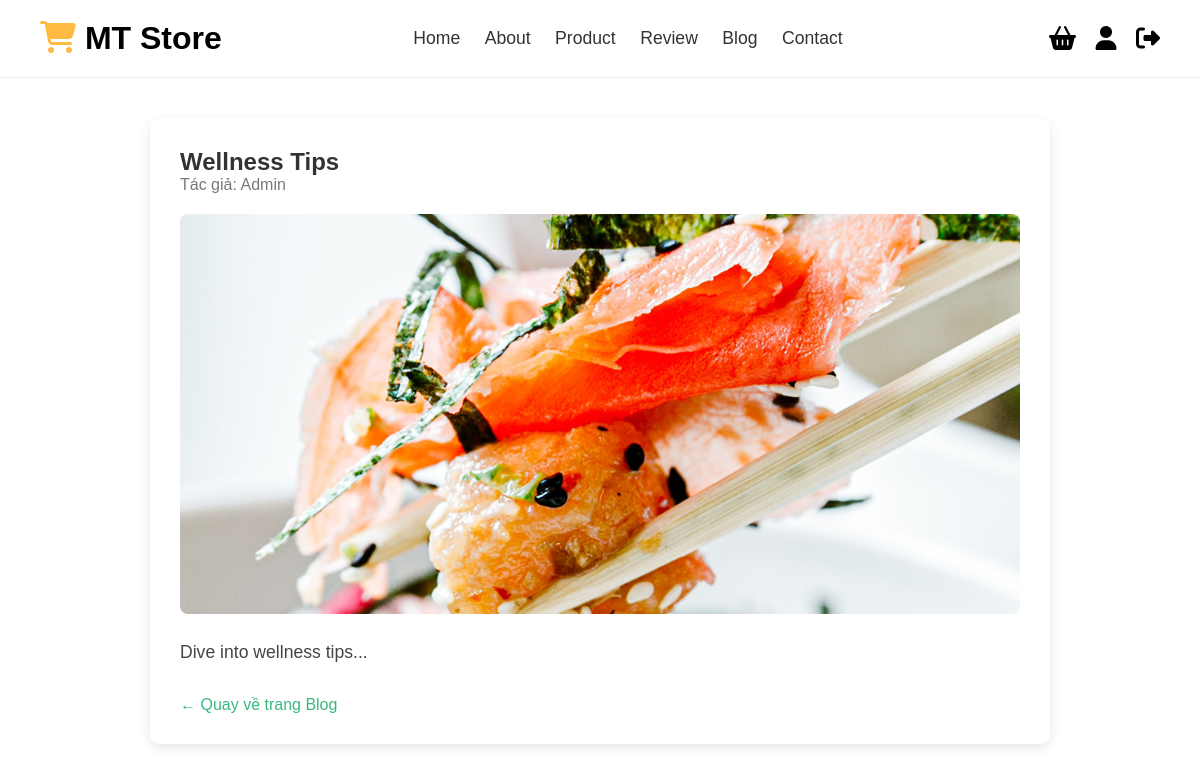
Page /font-end/blog_detail.php?id=2 on the committed database.
### tables this page shows
CREATE TABLE `blogs` (
  `blog_id` int(11) NOT NULL,
  `title` varchar(255) DEFAULT NULL,
  `content` text DEFAULT NULL,
  `author` varchar(100) DEFAULT NULL,
  `image` varchar(255) DEFAULT NULL
);

### font-end/blog_detail.php (the view, shortened to what this page needs)
<?php
include 'db.php';
$blog_id = $_GET['id'] ?? 0;
$stmt = $conn->prepare("SELECT * FROM blogs WHERE blog_id = ?");
$stmt->bind_param("i", $blog_id);
$stmt->execute();
$result = $stmt->get_result();
$blog = $result->fetch_assoc();
?>
<!DOCTYPE html>
<html lang="vi">
<head>
</head>
<body>
    <header class="header">
        <a href="index.php" class="logo"><i class="fas fa-shopping-cart"></i> MT Store</a>
        <nav class="navbar">
            <a href="index.php">Home</a>
            <a href="#about">About</a>
            <a href="#product">Product</a>
            <a href="#review">Review</a>
            <a href="#blog">Blog</a>
            <a href="#contact">Contact</a>
        </nav>
        <div class="icons">
            <div id="cart-btn" class="fas fa-shopping-basket" onclick="window.location.href='cart.php'"></div>
            <div id="login-btn" class="fas fa-user"></div>
            <div id="sign-out" class="fas fa-sign-out-alt"></div>
        </div>
    </header>
    <div class="container">
        <h2><?= htmlspecialchars($blog['title']) ?></h2>
        <div class="meta">Tác giả: <?= htmlspecialchars($blog['author']) ?></div>
        <img src="<?= htmlspecialchars($blog['image']) ?>" alt="Ảnh blog" class="blog-image">
        <div class="content">
            <?= nl2br(htmlspecialchars($blog['content'])) ?>
        </div>
        <a href="blog.php" class="back-link">← Quay về trang Blog</a>
    </div>
</body>
</html>

### font-end/blog_detail.php (style rules this page uses)
* { margin: 0; padding: 0; box-sizing: border-box; }
body { font-family: Arial, sans-serif; }
.header { width: 100%; background: #fff; padding: 20px 40px; display: flex; justify-content: space-between; align-items: center; border-bottom: 1px solid #eee; position: sticky; top: 0; z-index: 999; }
.header .logo { font-size: 2rem; color: #000; font-weight: bold; text-decoration: none; }
.header .logo i { color: #ffba43; }
.header .navbar a { margin: 0 10px; color: #333; text-decoration: none; font-size: 1.1rem; }
.header .icons .fas { font-size: 1.5rem; margin-left: 15px; cursor: pointer; }
.container { max-width: 900px; margin: 40px auto; background: #fff; padding: 30px; border-radius: 10px; box-shadow: 0 4px 12px rgba(0, 0, 0, 0.1); }
h2 { margin-top: 0; color: #333; }
.meta { color: #777; margin-bottom: 20px; }
img.blog-image { width: 100%; max-height: 400px; object-fit: cover; border-radius: 8px; margin-bottom: 20px; }
.content { font-size: 1.1rem; line-height: 1.6; color: #444; }
.back-link { display: inline-block; margin-top: 30px; color: #3bb77e; text-decoration: none; }

### rows in the picture
blogs: title "Wellness Tips", author "Admin", image (picture), content "Dive into wellness tips..."
